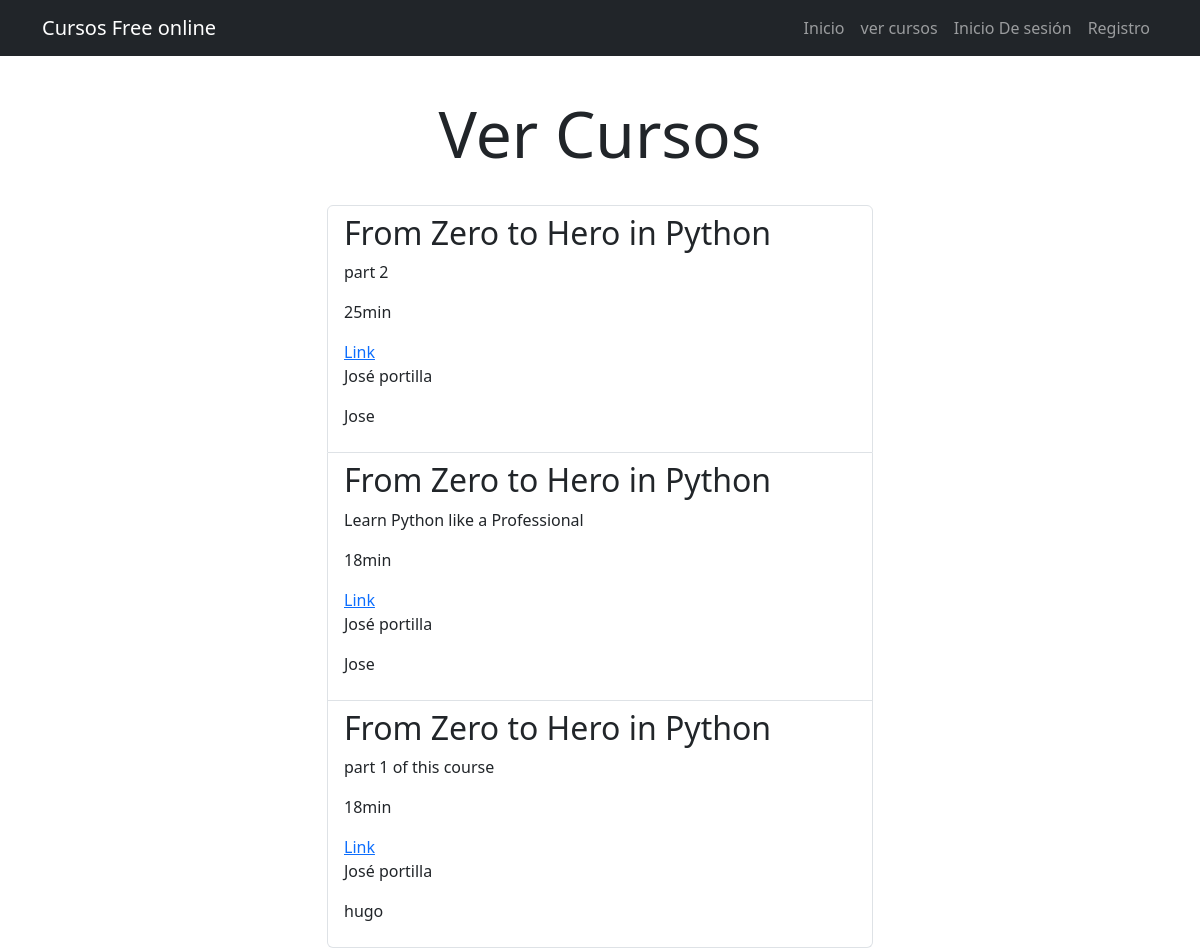
The page /ver_cursos/ on the database its author committed.
### aplicacion/models.py (models this page shows, shortened)
class Cursos (models.Model):
    nombre = models.CharField(max_length=50)
    descripcion = models.CharField(max_length=200)
    duracion = models.CharField(max_length=5)
    link = models.TextField()
    creador = models.CharField(max_length=50)
    usuario = models.ForeignKey(User, on_delete=models.CASCADE)

### aplicacion/views.py (the view, shortened to what this page needs)
# urls.py: path('ver_cursos/', views.ver_cursos, name='ver_cursos'),
def ver_cursos(request):
    if User.is_authenticated == True:
        try:
            lista_cursos = Cursos.objects.filter(usuario=request.user)
            return render(request, 'ver_cursos.html', {
                "lista_de_cursos": lista_cursos
            })
        except:
            return render(request, 'ver_cursos.html', {
                "lista_de_cursos": lista_cursos,
                "error": "Ha Ocurrido un error"
            })
    else:
        try:
            lista_cursos = Cursos.objects.all()
            return render(request, 'ver_cursos.html', {
                "lista_de_cursos": lista_cursos
            })
        except:
            return render(request, 'ver_cursos.html', {
                "lista_de_cursos": lista_cursos,
                "error": "Ha Ocurrido un error"
            })

### aplicacion/templates/ver_cursos.html (shortened to what this page needs)
{% extends 'base.html' %} {% block contenido %}
<main class="container">
  <div class="row">
    <div class="col-md-6 offset-md-3">
        <h1 class="text-center display-3  py-4">Ver Cursos</h1>
  <ul class="list-group">
    {% for cursos in lista_de_cursos %}
    <li class="list-group-item">
      {% if user.is_authenticated %}
      <a class="list-group-item" href="{% url 'detalles_cursos' cursos.id %}">
        <header class="d-flex justify-content-between">
            <h2>{{cursos.nombre}}</h2>
        <p>{{cursos.descripcion}}</p>
        <p>{{cursos.duracion}}</p>
        <p>{{cursos.link}}</p>
        <p>{{cursos.creador}}</p>
        <p>{{cursos.usuario.username}}</p>
      </a>
      {% else %}
      <h2>{{cursos.nombre}}</h2>
      <p>{{cursos.descripcion}}</p>
      <p>{{cursos.duracion}}</p>
      <a target="_blank" href="{{cursos.link}}">Link</a>
      <p>{{cursos.creador}}</p>
      <p>{{cursos.usuario.username}}</p>
      {% endif %}
    </li>
    {% endfor %}
  </ul>
  </div>
</main>
{% endblock %}

### aplicacion/templates/base.html (shortened to what this page needs)
<!DOCTYPE html>
<html lang="es">
  <head>
    <link
      rel="stylesheet"
      href="https://cdn.jsdelivr.net/npm/bootstrap@5.3.3/dist/css/bootstrap.min.css
    "
    />
  </head>
  <body>
    <nav class="navbar navbar-expand-lg bg-dark navbar-dark">
      <div class="container">
        <a class="navbar-brand" href="#">Cursos Free online</a>
        <div class="collapse navbar-collapse" id="navbarSupportedContent">
          <ul class="navbar-nav ms-auto">
            <li class="nav-item">
              <a href="{% url 'inicio' %}" class="nav-link">Inicio</a>
            </li>
            <li class="nav-item">
              <a href="{% url 'ver_cursos' %}" class="nav-link">ver cursos</a>
            </li>
            {% if user.is_authenticated %}
            <li class="nav-item">
              <a href="{% url 'crear_cursos' %}" class="nav-link"
                >crear cursos</a
              >
            </li>
            <li class="nav-item">
              <a href="{% url 'cerrar_sesion' %}" class="nav-link"
                >Cerrar sesión</a
              >
            </li>
            {% else %}
            <li class="nav-item">
              <a href="{% url 'inicio_sesion' %}" class="nav-link"
                >Inicio De sesión</a
              >
            </li>
            <li class="nav-item">
              <a href="{% url 'registro' %}" class="nav-link">Registro</a>
            </li>
            {% endif %}
          </ul>
        </div>
      </div>
    </nav>
    {% block contenido %} {% endblock %}
  </body>
</html>

### rows shown on the page
Cursos: nombre "From Zero to Hero in Python", descripcion "part 2", duracion "25min", creador "José portilla", usuario.username "Jose"
Cursos: nombre "From Zero to Hero in Python", descripcion "Learn Python like a Professional", duracion "18min", creador "José portilla", usuario.username "Jose"
Cursos: nombre "From Zero to Hero in Python", descripcion "part 1 of this course", duracion "18min", creador "José portilla", usuario.username "hugo"
